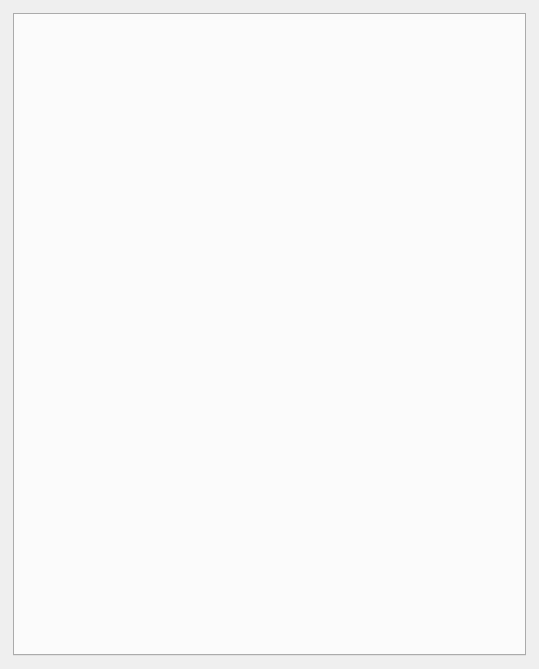
<?xml version="1.0" encoding="UTF-8"?>
<ui version="4.0">
 <class>project_tab_widget</class>
 <widget class="QWidget" name="project_tab_widget">
  <property name="geometry">
   <rect>
    <x>0</x>
    <y>0</y>
    <width>539</width>
    <height>669</height>
   </rect>
  </property>
  <property name="sizePolicy">
   <sizepolicy hsizetype="MinimumExpanding" vsizetype="MinimumExpanding">
    <horstretch>0</horstretch>
    <verstretch>0</verstretch>
   </sizepolicy>
  </property>
  <property name="minimumSize">
   <size>
    <width>539</width>
    <height>669</height>
   </size>
  </property>
  <property name="windowTitle">
   <string>Form</string>
  </property>
  <layout class="QGridLayout" name="gridLayout">
   <item row="0" column="1">
    <spacer name="verticalSpacer">
     <property name="orientation">
      <enum>Qt::Vertical</enum>
     </property>
     <property name="sizeType">
      <enum>QSizePolicy::Fixed</enum>
     </property>
     <property name="sizeHint" stdset="0">
      <size>
       <width>2</width>
       <height>2</height>
      </size>
     </property>
    </spacer>
   </item>
   <item row="1" column="0">
    <spacer name="horizontalSpacer">
     <property name="orientation">
      <enum>Qt::Horizontal</enum>
     </property>
     <property name="sizeType">
      <enum>QSizePolicy::Fixed</enum>
     </property>
     <property name="sizeHint" stdset="0">
      <size>
       <width>2</width>
       <height>2</height>
      </size>
     </property>
    </spacer>
   </item>
   <item row="1" column="1">
    <widget class="QTabWidget" name="tabProject">
     <property name="enabled">
      <bool>true</bool>
     </property>
     <property name="sizePolicy">
      <sizepolicy hsizetype="MinimumExpanding" vsizetype="MinimumExpanding">
       <horstretch>0</horstretch>
       <verstretch>0</verstretch>
      </sizepolicy>
     </property>
     <property name="minimumSize">
      <size>
       <width>505</width>
       <height>635</height>
      </size>
     </property>
     <property name="font">
      <font>
       <family>Verdana</family>
       <pointsize>10</pointsize>
      </font>
     </property>
     <property name="currentIndex">
      <number>-1</number>
     </property>
     <property name="documentMode">
      <bool>false</bool>
     </property>
     <property name="tabsClosable">
      <bool>true</bool>
     </property>
     <property name="movable">
      <bool>false</bool>
     </property>
    </widget>
   </item>
   <item row="1" column="2">
    <spacer name="horizontalSpacer_2">
     <property name="orientation">
      <enum>Qt::Horizontal</enum>
     </property>
     <property name="sizeType">
      <enum>QSizePolicy::Fixed</enum>
     </property>
     <property name="sizeHint" stdset="0">
      <size>
       <width>2</width>
       <height>2</height>
      </size>
     </property>
    </spacer>
   </item>
   <item row="2" column="1">
    <spacer name="verticalSpacer_2">
     <property name="orientation">
      <enum>Qt::Vertical</enum>
     </property>
     <property name="sizeType">
      <enum>QSizePolicy::Fixed</enum>
     </property>
     <property name="sizeHint" stdset="0">
      <size>
       <width>2</width>
       <height>2</height>
      </size>
     </property>
    </spacer>
   </item>
  </layout>
 </widget>
 <resources/>
 <connections/>
</ui>
